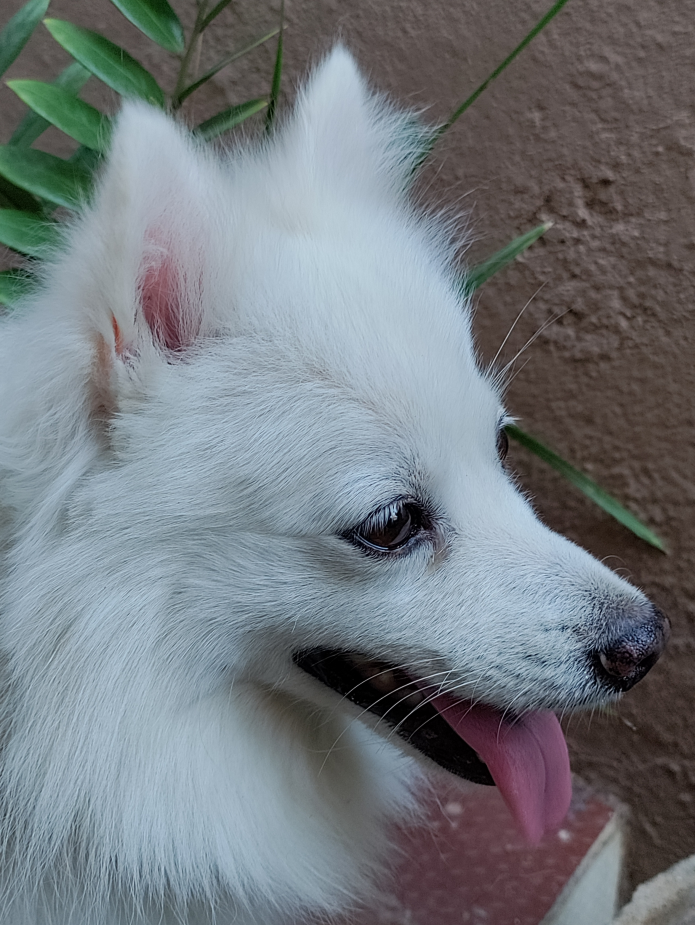
#> input picture IMG_20220725_173151.jpg, 3472 x 4624 px, found by its file name (shown at 1/5 size)
$ jupyter execute Kernel_Analysis.ipynb
#> lines starting #> are read from the running program, lines starting #| are printed output that depends on the picture
## Comparison of different types of image kernels through Convolution

### Created by: Kavin Fidel<br>

### Importing Libraries

Libraries used:<br>
* Numpy
* matplotlib
* Pillow

[cell 1]
import numpy as np
from PIL import Image, ImageOps
import matplotlib.pyplot as plt

[cell 2]
img = Image.open(r'\Users\ADMIN\Documents\Fidel_Sem5\dsp_project\IMG_20220725_173151.jpg')
#> img is the input picture: PIL image 3472x4624 RGB; mean R, G, B 114.9, 121.1, 126.1
# Image is opened
img = ImageOps.grayscale(img)
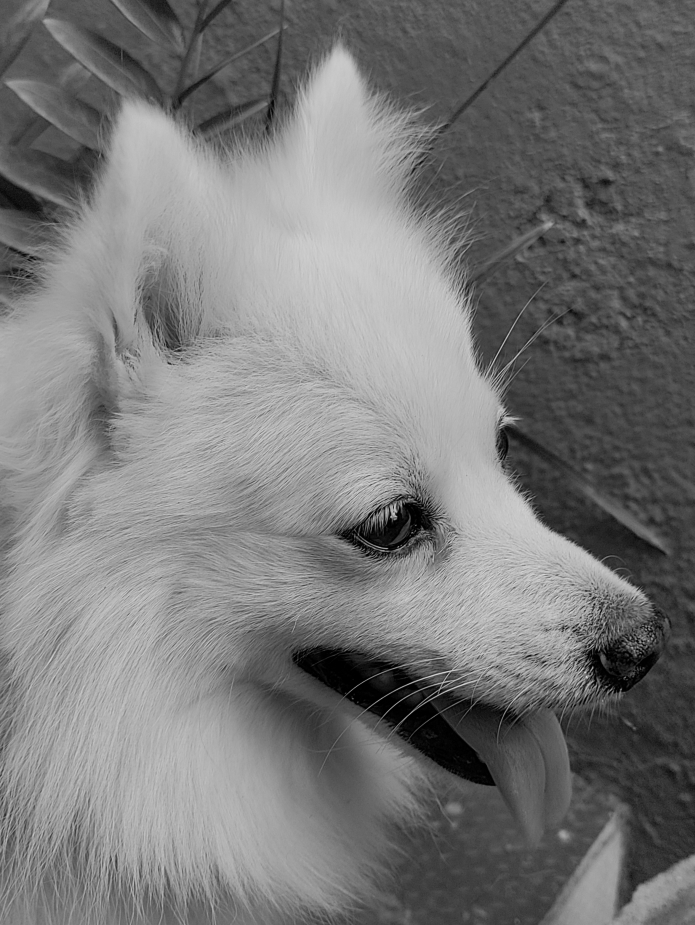
#> img: PIL image 3472x4624 L (shown at 1/5 size); min 0, max 239, mean 119.8
# Turning to grayscale
img = img.resize(size = (200,200)) # We resize the image
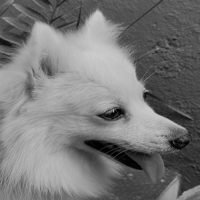
#> img: PIL image 200x200 L; min 0, max 204, mean 119.8

[cell 3]
plt.figure(figsize = (4,4))
plt.imshow(img, cmap = 'gray')
# Plotting the image

### Types of Kernels

Kernels used<br>
* sharp<br>
* blur<br>
* outline<br>
* emboss<br>

[cell 4]
sharp = np.array([
    [0, -1, 0],
    [-1, 5, -1],
    [0, -1, 0]
])

blur = np.array([
    [0.0625, 0.125, 0.0625],
    [0.125,  0.25,  0.125],
    [0.0625, 0.125, 0.0625]
])

outline = np.array([
    [-1, -1, -1],
    [-1,  8, -1],
    [-1, -1, -1]
])

emboss = np.array([[-2, -1,  0,],
[-1,  1,  1],
 [0,  1,  2]
])

### Calulating Target Size

The target size essential is the size of the image after it has been convolved with the filter(blur or sharp or border)

[cell 5]
def calculate_target_size(img_size:int, kernel_size:int) -> int:
#> called with img_size = 200, kernel_size = 3
  pixels = 0

  for i in range(img_size):
    added = i + kernel_size # adding the kernel size

    if added <= img_size:
      pixels += 1 # number of pixels is incremented

  return pixels

### Defining the convolution function

[cell 6]
def convolution(img: np.array, kernel : np.array) -> np.array:
    # The function accepts the images as numpy arrays.
    target_size = calculate_target_size(
        img_size = img.shape[0],
        kernel_size = kernel.shape[0]
    )
#> target_size = 198
    k = kernel.shape[0] # This will be used inside the for loop

    conv_img = np.zeros(shape =(target_size, target_size))
    # we are initializing the convolved image with np.zeros

    # Performing convolution by using 2 for loops
    for i in range(target_size): # Iterating throughout the rows
      for j in range(target_size): # Iterating throughout the columns
        mat = img[i:i+k, j:j+k] # Here we create "mat", which takes each element across the rows and columns of the image.

        conv_img[i,j] = np.sum(np.multiply(mat,kernel))
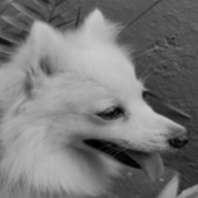
#> conv_img: shape (198, 198) float64; min 0.188, max 203, mean 120.3
      # Here we are using numpy's inbuilt function to perform multiplication and summation element wise
    return conv_img

### Blurred Image

[cell 7]
image_blur = convolution(img = np.array(img), kernel = blur)

[cell 8]
_,ax = plt.subplots(1,2,figsize = (12,6))
ax[0].imshow(img, cmap = 'gray')
ax[1].imshow(image_blur,cmap = 'gray')
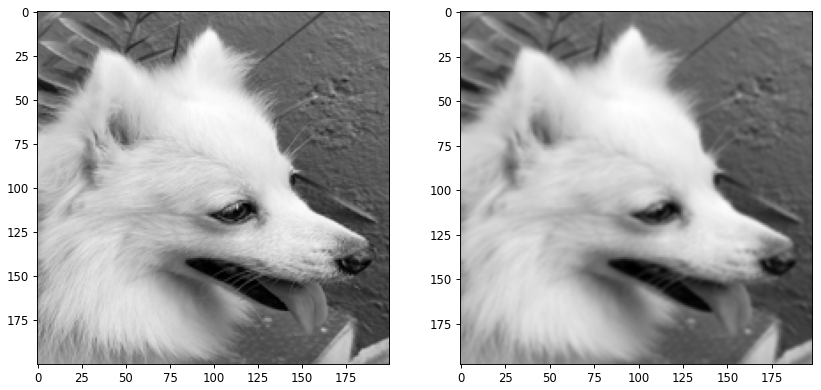
#> figure drawn by matplotlib, 2 panels

### Sharpened Image

[cell 9]
image_sharp = convolution(img = np.array(img), kernel = sharp)
#> after the loop in convolution (call 2), `for i in range(target_size):`:
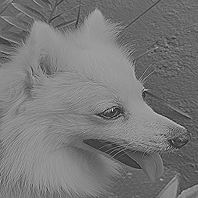
#> conv_img: shape (198, 198) float64; min -149, max 422, mean 120.3; drawn with min black and max white

[cell 10]
_,ax = plt.subplots(1,2,figsize = (12,6))
ax[0].imshow(img, cmap = 'gray')
ax[1].imshow(image_sharp,cmap = 'gray')

### Outlined Image

[cell 11]
image_outline= convolution(img = np.array(img), kernel = outline)
#> after the loop in convolution (call 3), `for i in range(target_size):`:
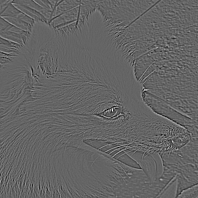
#> conv_img: shape (198, 198) float64; min -428, max 652, mean 0; drawn with min black and max white

[cell 12]
_,ax = plt.subplots(1,2,figsize = (12,6))
ax[0].imshow(img, cmap = 'gray')
ax[1].imshow(image_outline,cmap = 'gray')

### 3-d Enhancement

[cell 13]
image_emboss= convolution(img = np.array(img), kernel = emboss)
#> after the loop in convolution (call 4), `for i in range(target_size):`:
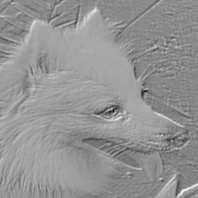
#> conv_img: shape (198, 198) float64; min -474, max 550, mean 119.6; drawn with min black and max white

[cell 14]
_,ax = plt.subplots(1,2,figsize = (12,6))
ax[0].imshow(img, cmap = 'gray')
ax[1].imshow(image_emboss,cmap = 'gray')
